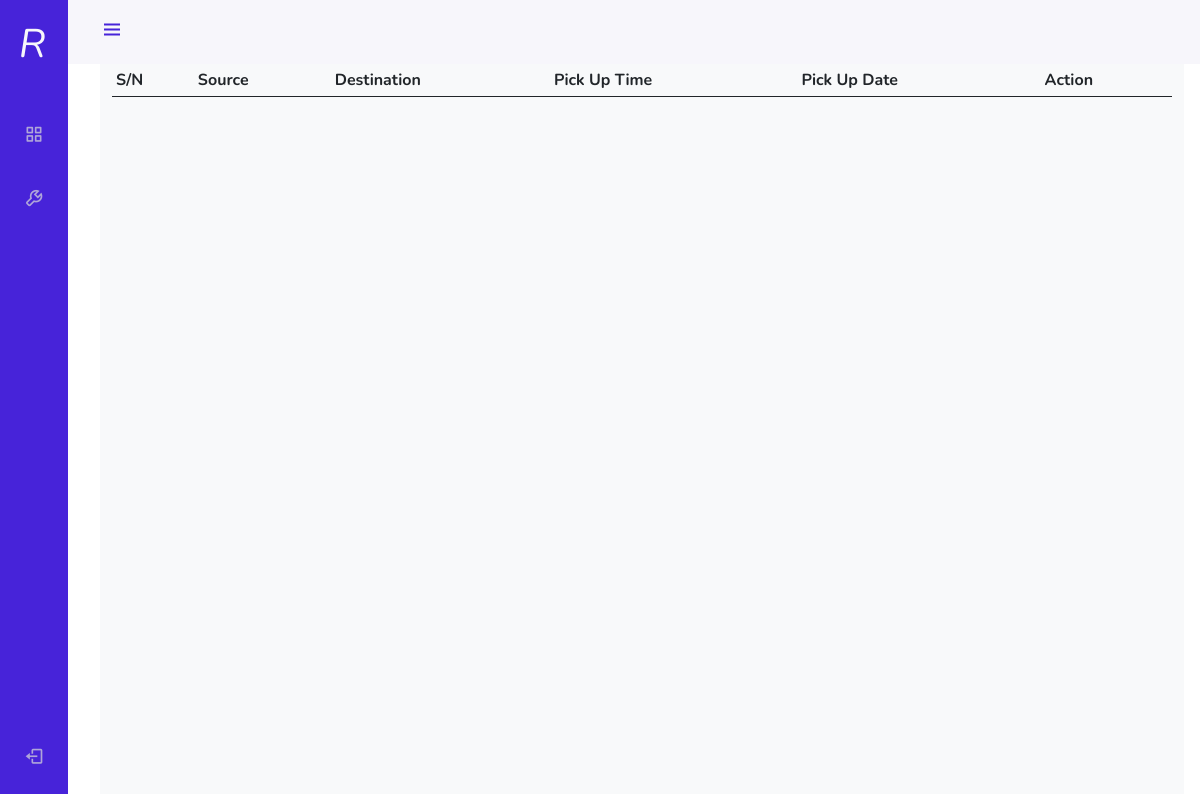
The app's page /rider/orders/, older data.
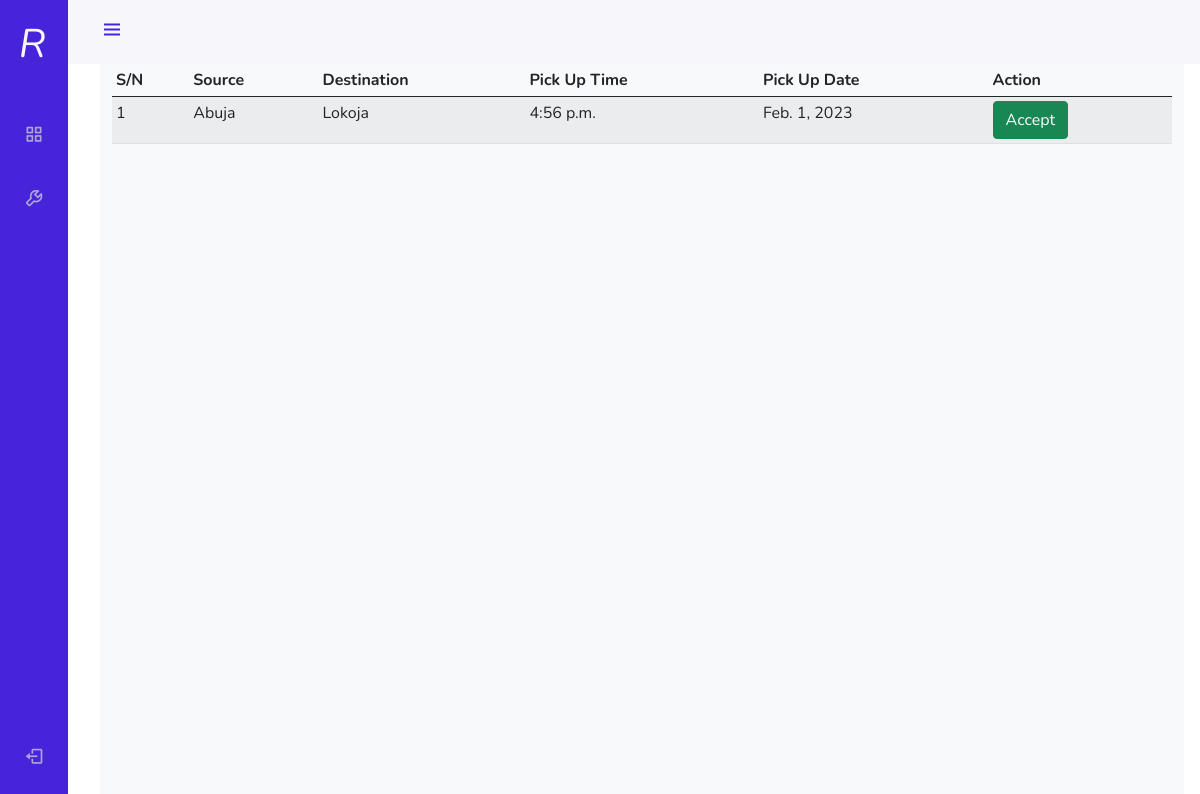
The same page, newer data.
### orders/models.py (models this page shows, shortened)
class Orders(models.Model):
    ORDER_CHOICES = (
        ('pending', 'pending'),
        ('received', 'received'),
        ('completed', 'completed'),
        ('cancelled', 'cancelled')
    )
    booking_id = models.CharField(max_length=6, blank=True, null=True, unique=True)
    booker = models.ForeignKey(User, related_name='booker', on_delete = models.CASCADE)
    source = models.ForeignKey(Source, on_delete=models.CASCADE)
    destination = models.ForeignKey(Destination, on_delete=models.CASCADE)
    pick_up_time = models.TimeField(auto_now=False, auto_now_add=False)
    pick_up_date = models.DateField(auto_now=False, auto_now_add=False)
    address = models.TextField(max_length=50)
    order_status = models.CharField(choices=ORDER_CHOICES, default='pending', max_length=50)
    payed = models.BooleanField(default=False, null=True, blank=True)
    rider = models.ForeignKey(User, related_name='rider', on_delete=models.CASCADE, null=True, blank=True)
    price = models.IntegerField()

class Source(models.Model):
    name = models.CharField(max_length=50,unique=True, editable=False)
    def __str__(self):
        return self.name

class Destination(models.Model):
    name = models.CharField(max_length=50,unique=True, editable=False)
    def __str__(self):
        return self.name

### rider/views.py (the view)
# urls.py: path('orders/', views.recent_orders, name="recent_orders"),
def recent_orders(request):
    recent_orders_placed = Orders.objects.filter(payed=False, order_status="pending")
    context = {
        'orders': recent_orders_placed
    }
    return render(request, 'rider/recent_orders.html', context)

### templates/rider/recent_orders.html (shortened to what this page needs)
{% extends 'base.html' %}
{% load crispy_forms_tags %}
{% load static %}
{% block content %}
<div class="container col-md-12">
    <div class="table-responsive">
            <table class="table table-striped table-hover table-sm">
                <thead class="bg-default">
                <tr>
                    <th>S/N</th>
                    <th>Source</th>
                    <th>Destination</th>
                    <th>Pick Up Time</th>
                    <th>Pick Up Date</th>
                    <th>Action</th>
                </tr>
                </thead>
                <tbody>
                    {% for order in orders %}
                {% if order.booking_id %}
                <tr>
                    <td>{{forloop.counter}}</td>
                    <td> {{order.source}}</td>
                    <td>{{order.destination}}</td>
                    <td>{{order.pick_up_time}}</td>
                    <td>{{order.pick_up_date}}</td>
                    <td><a href="{% url 'accept_order' order.id %}" class="btn btn-success">Accept</a></td>
                </tr>
                {% endif %}
                {% endfor %}
                </tbody>
            </table>
        </div>
</div>
{% endblock content %}

Row changes from the older to the newer data that the page shows:
added Orders: source "Abuja", destination "Lokoja", pick_up_time "4:56 p.m.", pick_up_date "Feb. 1, 2023"
